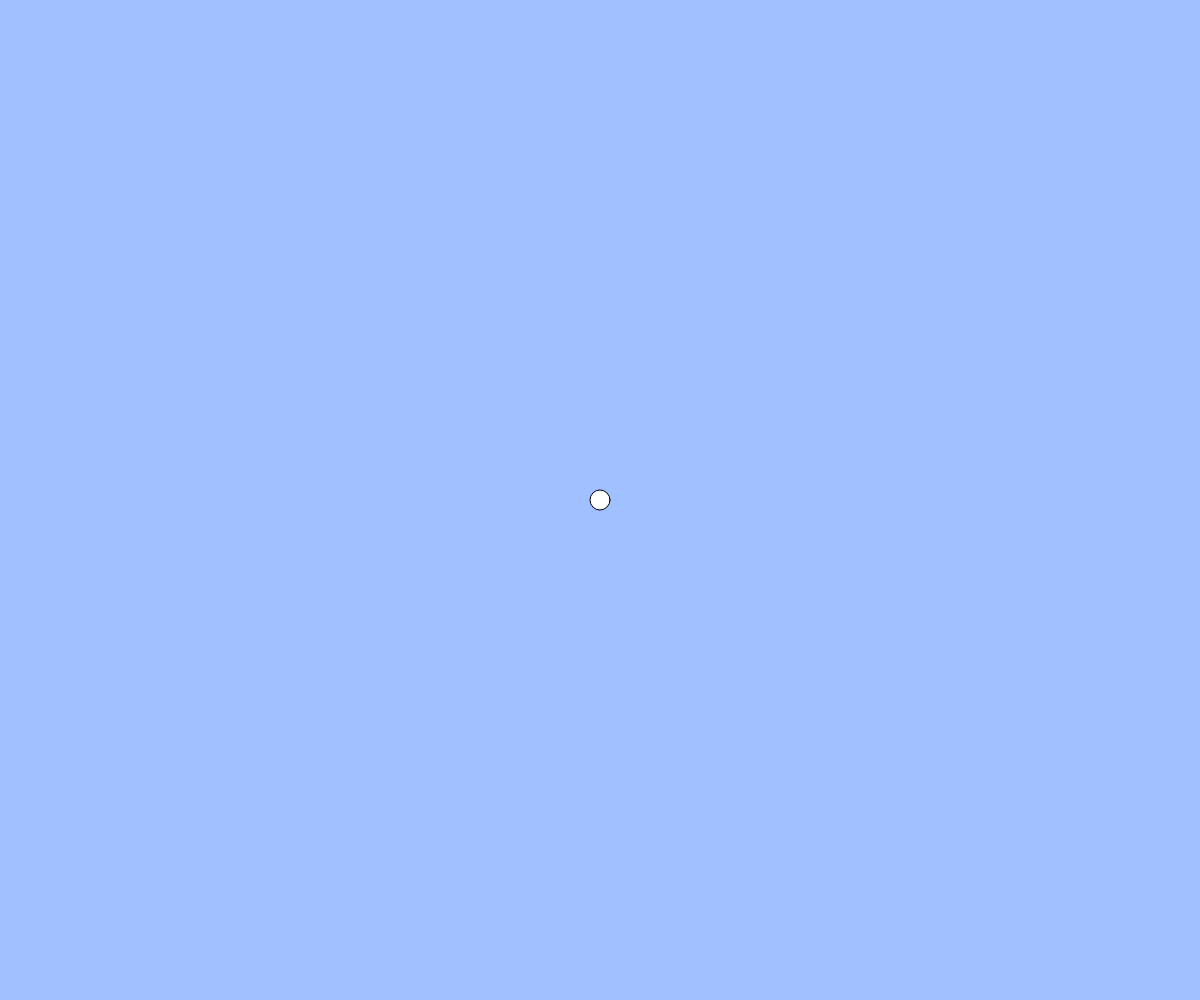
Frame 1 (no input)
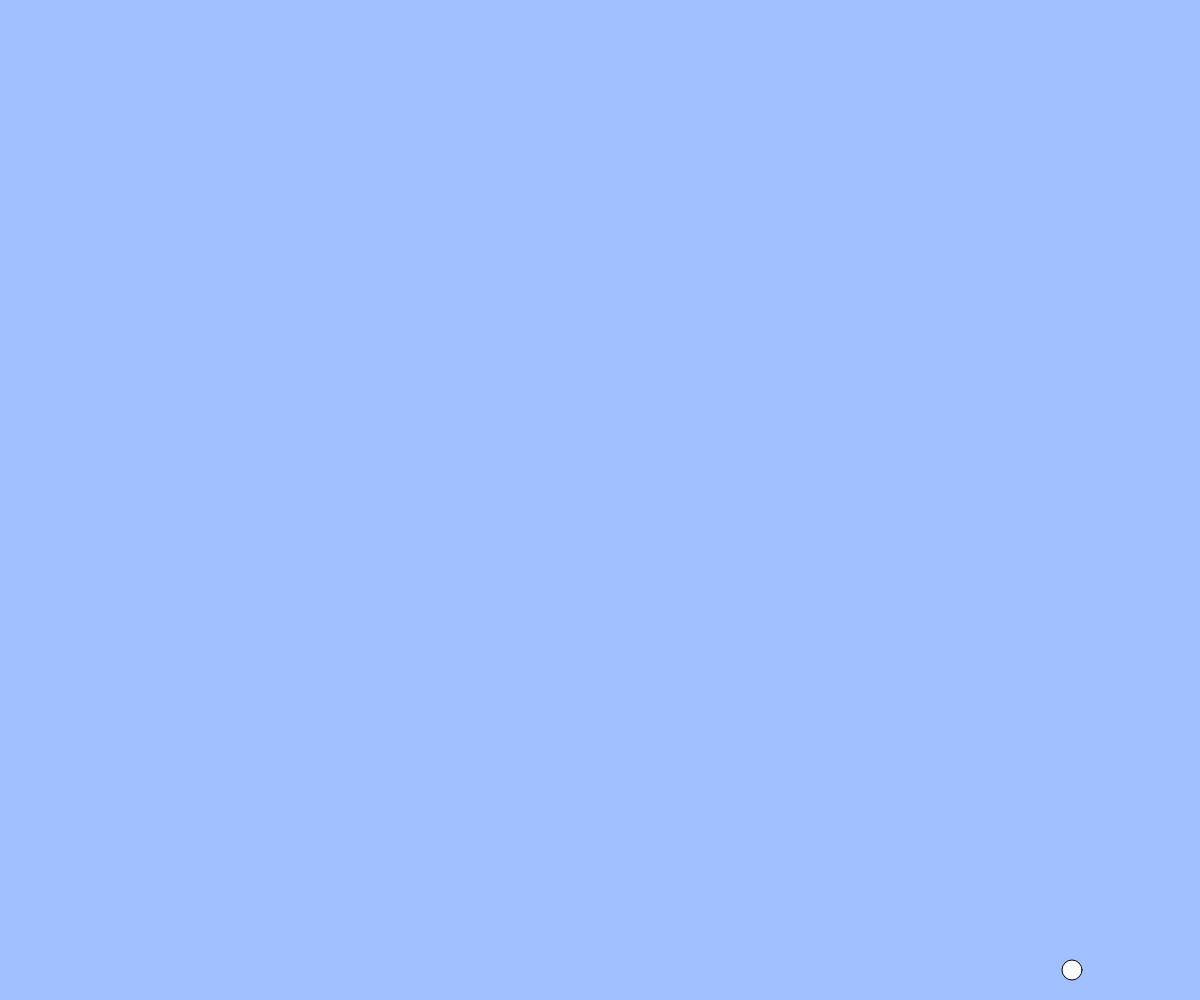
Frame 60 (no input)
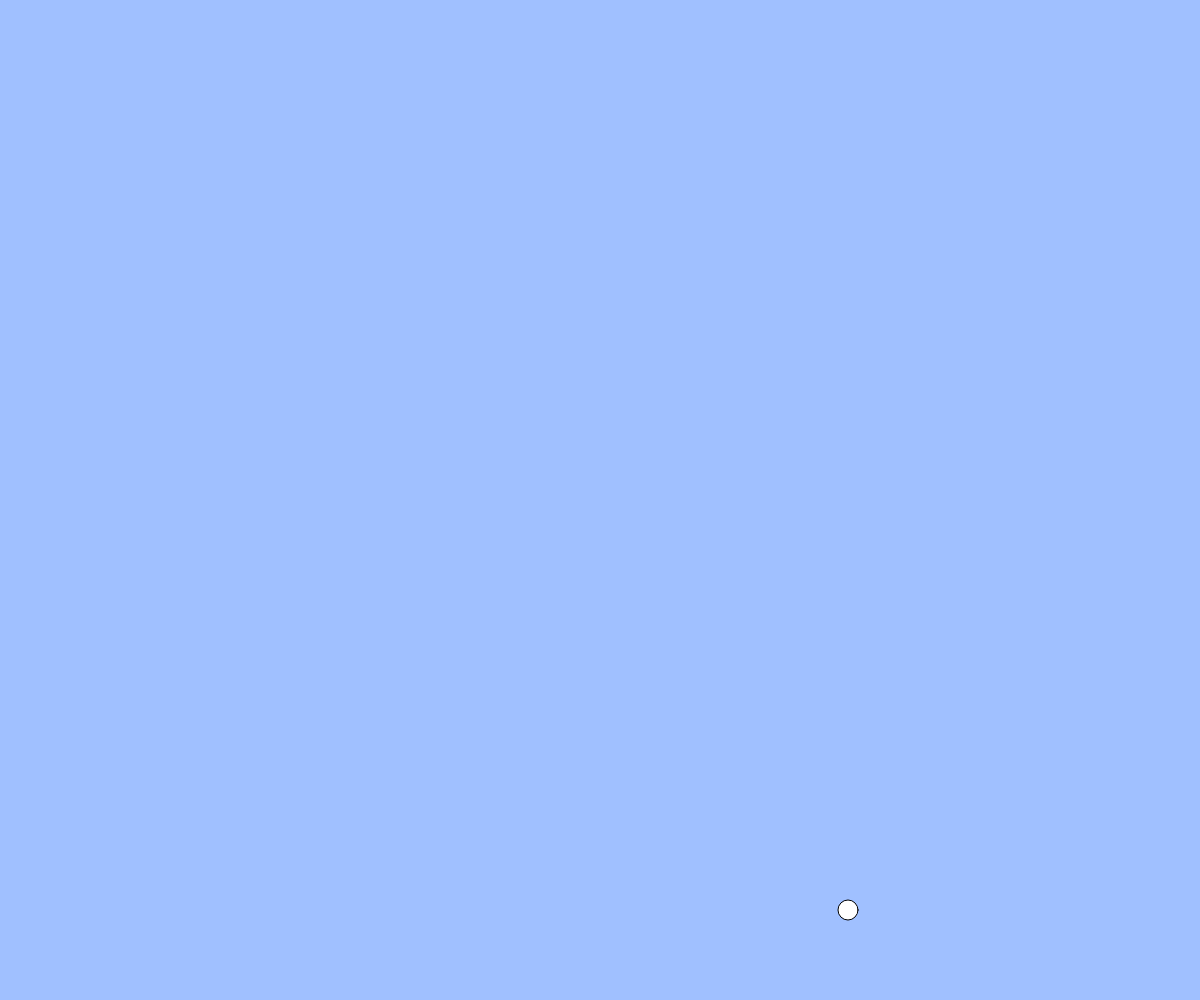
Frame 120 (the mouse pressed at the canvas centre since frame 60)

The p5.js sketch that drew these frames (run headless with seeded random() and noise() and a simulated clock; from frame 60 on, the mouse is pressed at the canvas centre):

// p5.js sketch
// ── sketch.js
// テキスト「アニメーションの基本」
let x, y, vx, vy;
const g = 5; // 重力加速度
const vyMax = 30;

function setup(){
  createCanvas(windowWidth, windowHeight);
  x = width / 2;
  y = height / 2;
  vx = 8;
  vy = 8;
}

function draw(){
  background(160, 192, 255);
  ellipse(x, y, 20, 20);
  x += vx;
  y += vy;

  // 重力（コメント機能でオンオフ切り替えて実行してみましょう）
 vy = constrain(vy + g, -vyMax, vyMax);

  //端の処理パターン (1) 反対側から出てくる
  //if(x > width){ x = 0; }
  //else if(x < 0){ x = width; }
  //if(y > height){ y = 0; }
  //if(y < 0){ y = height; }

　// 端の処理パターン (2) 跳ね返る
  if(x <= 0 || x >= width){ vx = -1 * vx; }
  if(y <= 0 || y >= height){ vy = -1 * vy; }
  x = constrain(x, 0, width);
  y = constrain(y, 0, height);
}

function windowResized(){
  resizeCanvas(windowWidth, windowHeight);
}
